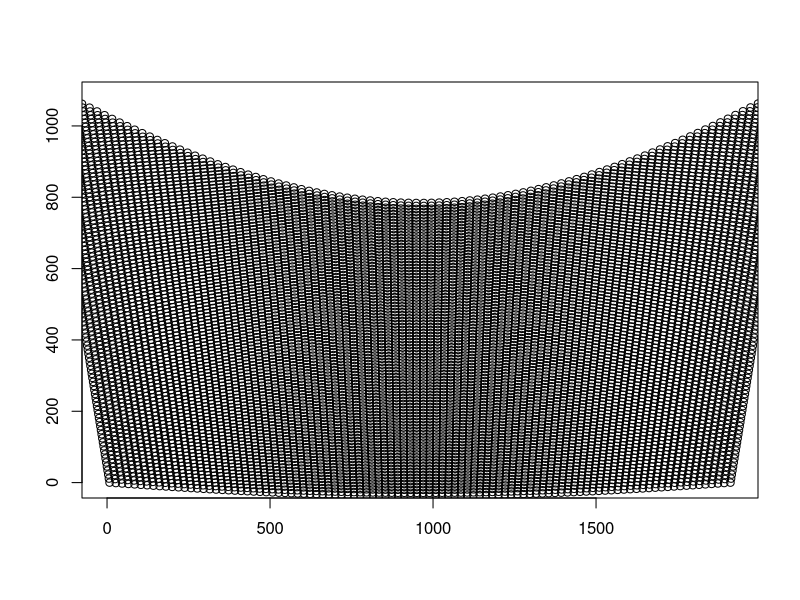

The R script that drew this image:
## Graphics
do.plot = TRUE

## Parameters
d2r = pi/180.
r2d = 180./pi

## Dimensions (in cm)
R = 169.5   # Screen Radius
d_0 = 27.0   # Distance of Projector lens from center of cylinder (positive is towards screen)
tr = 0.49   # Projector Throw ratio
h_0 = 15.0   # lower height of image above center of lens when projected on planar screen
epsilon = 15.0  # degrees projector tilt (downwards for regular and upwards for ceiling mount)

nmon = 1  # number of monitors

## pixel dimensions of projector
nx = 1920.0
ny = 1080.0

## number of x and y grid points
ngx = 100
ngy = 100
    
## General Calculations independent of pixel position
ar = nx / ny  # aspect ratio of projector image
beta = atan(1.0/(2.0*tr))*r2d
beta1 = 180.-beta
delta = asin(d_0/R*sin(beta1*d2r))*r2d
gamma = 180.-beta1-delta
R1 = R*sin(gamma*d2r)/sin(beta1*d2r)
d_1 = R1*cos(beta*d2r)
w_2 = R1*sin(beta*d2r)
w = 2*w_2    # planar image width at screen distance
h = w / ar  # planar image height at screen distance

##print(paste(w,h))


## set up plot
if (do.plot) {
    plot(1, type = "n",                         # Remove all elements of plot
         xlab = "", ylab = "",
         xlim = c(0, nx), ylim = c(0, ny))
}

xdif = array(NA,dim=c(ngx,ngy))
ydif = array(NA,dim=c(ngx,ngy))

## loop through grid
for (mon in (0:(nmon-1))) {
for (gy in (1:ngy)) {
for (gx in (1:ngx)) {

    px = nx * (gx-1) / (ngx-1)
    py = ny * (gy-1) / (ngy-1)
    
    ## Calculate horizontal position on hypothetical
    ## planar screen in distance d_1 from projector
    ## and respective horizontal projection angle
    a = w * (px - (nx-1.0)/2.0) / (nx-1.0)
    theta = atan(a/d_1)*r2d
    
    ## Calculate intersection of projected line with the cylindrical screen
    ## behind hypothetical planar screen. Cylinder is in (0,0) position
    ## https://mathworld.wolfram.com/Circle-LineIntersection.html
    x_1 = d_0
    x_2 = d_1+d_0
    y_1 = 0
    y_2 = a
    d_x = x_2-x_1
    d_y = y_2-y_1
    d_r = sqrt(d_x^2+d_y^2)
    D   = x_1*y_2-x_2*y_1
    DSCR = R^2*d_r^2 - D^2  # Discriminant: if > 0 (true for our problem: intersection)
    
    if (d_y < 0) {
        sgn_dy = -1.0
    } else {
        sgn_dy = 1.0
    }
    x_c = (D*d_y + sgn_dy + d_x * sqrt(DSCR))/d_r^2
    y_c = (-D*d_x + d_y * sqrt(DSCR))/d_r^2
    
    ## now calculate how much we need to shift pixel coordinates to match
    ## cylindrical screen again
    d_2 = sqrt((x_c-x_2)^2 + (y_c-y_2)^2)  # overshoot distance (should be 0 at screen edges)
    d_d = d_r + d_2 # total horizontal distance from projector to cylindrical screen
    
    z_2 = h_0 + py/(ny-1) * h
    alpha = atan(z_2/d_r)*r2d
    z_c = tan(alpha*d2r) * d_d
    phi = atan(z_2/d_d)*r2d
    z_e = tan(phi*d2r) * d_r
    
    ey = (z_e - h_0) / h * (ny-1)
    ex = px

    ## Keystone calculator
    ## image gets compressed in both horizontal and vertical dimensions with projector tilt
    if (epsilon != 0.0) {
        u = d_1 / cos(phi*d2r)   # image distance at line py when projector would be level
        u_k = d_1 / cos((phi-epsilon)*d2r)  # image distance at line py with tilt

        h_k = cos(epsilon*d2r)*h # image height with tilt
        
        ex = (ex-nx/2.0)*u/u_k + nx/2.0  # correct keystone in horizontal pixels
        ey = ey * h / h_k  # correct keystone in vertical pixels
    }

        
    ##print(paste(ex,ey))
    if (do.plot) {
        points(ex,ey)
    }
    ##print(paste(px,py))

    xdif[gx,gy] = ex - px
    ydif[gx,gy] = ey - py
}
}
sink("grid.txt")
for (gy in (1:ngy)) {
    for (gx in (1:ngx)) {
        cat(paste("monitor/",mon,"/proj/grid_os_x/",gx-1,"/",gy-1," ",
                  formatC(xdif[gx,gy],digits=6,format = "f"),"\n",sep=""))
    }
}
for (gy in (1:ngy)) {
    for (gx in (1:ngx)) {
        cat(paste("monitor/",mon,"/proj/grid_os_y/",gx-1,"/",gy-1," ",
                  formatC(ydif[gx,gy],digits=6,format = "f"),"\n",sep=""))
    }
}
sink()

}



#browser()
